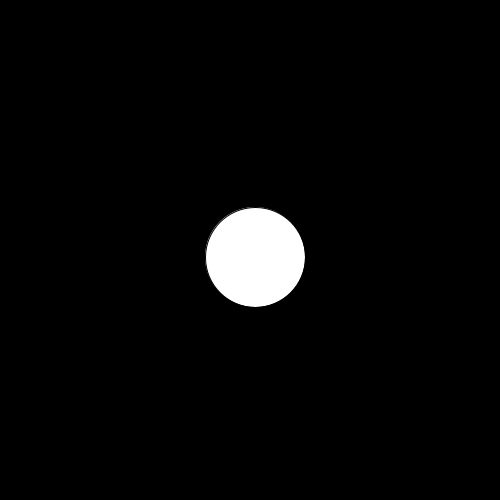
Frame 1 (no input)
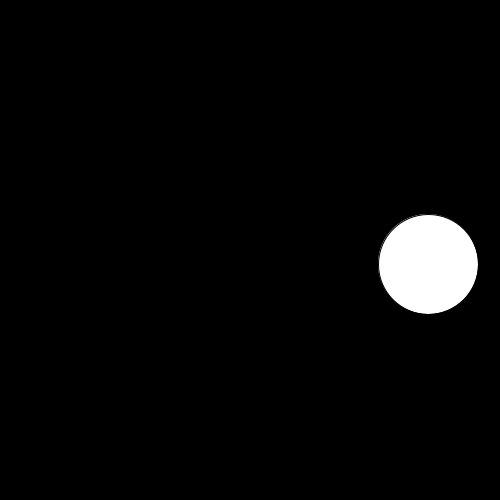
Frame 60 (the mouse pressed at the canvas centre just before this capture)
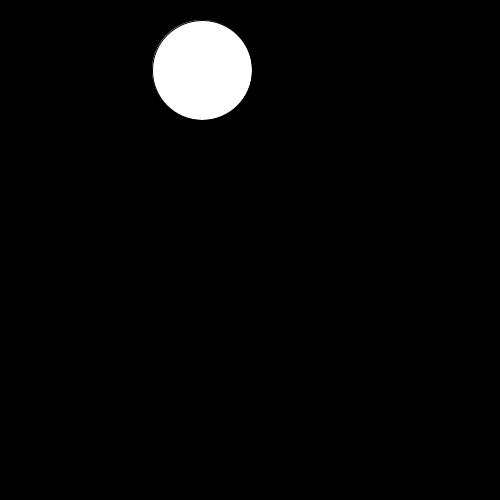
Frame 120 (the mouse held since frame 60 and released just before this capture)

The Processing sketch that drew these frames (run headless with seeded random() and noise(); from frame 60 on, the mouse is pressed at the canvas centre):

// Processing sketch: bouncingball_pvector_week9
// ── bouncingball_pvector_week9.pde
PVector position; 
PVector velocity;
PVector acceleration;
int radius = 100 ; 
void setup(){
  size (500, 500); 
  background(0); 
  
  position = new PVector(width/2, height/2); 
  velocity = new PVector(5, 7); 
  acceleration = new PVector(1, -1);
}

void draw(){
  background(0); 
  position.add(velocity); 
  velocity.add(acceleration);
  
  if( position.x >= (width- radius/2) || position.x <= radius/2){
     velocity.x = velocity.x *-1; 
     //acceleration.x = acceleration.x *-1;
  }
  
  if( position.y >= (height-radius/2) || position.y <= radius/2){
    velocity.y = velocity.y *-1 ; 
    //acceleration.y = acceleration.y *-1;
  }
  
  ellipse(position.x, position.y, radius, radius); 
}
